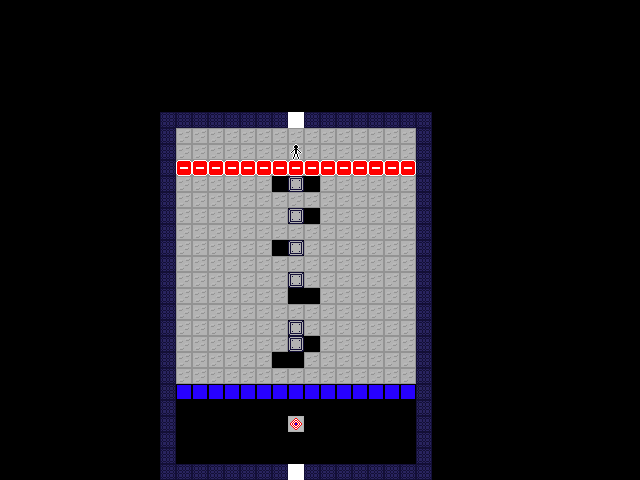

A 2D game scene composited from a Tiled map and its tileset images. What follows is a short description and the map's XML, with each tile layer's data collapsed to a summary:
An orthogonal 40x30 tile map with 16x16 px tiles, 5 tile layers (tiles, pieces, pieces2, pieces3, ...).

<map version="1.10" tiledversion="1.11.0" orientation="orthogonal" renderorder="right-down" width="40" height="30" tilewidth="16" tileheight="16" infinite="0" nextlayerid="8" nextobjectid="7">
 <tileset firstgid="1" name="tiles" tilewidth="16" tileheight="16" tilecount="81" columns="9">
  <image source="tiles.png" width="144" height="144" />
 </tileset>
 <layer id="1" name="tiles" width="40" height="30">
  <data>[1200 cells, 317 non-empty, 5 distinct tile ids]</data>
 </layer>
 <layer id="2" name="pieces" width="40" height="30">
  <data>[1200 cells, 21 non-empty, 2 distinct tile ids]</data>
 </layer>
 <layer id="6" name="pieces2" width="40" height="30">
  <data>[1200 cells, 0 non-empty, 0 distinct tile ids]</data>
 </layer>
 <layer id="7" name="pieces3" width="40" height="30">
  <data>[1200 cells, 0 non-empty, 0 distinct tile ids]</data>
 </layer>
 <layer id="3" name="actors" width="40" height="30">
  <data>[1200 cells, 1 non-empty, 1 distinct tile ids]</data>
 </layer>
 <objectgroup id="5" name="connectors" />
</map>
